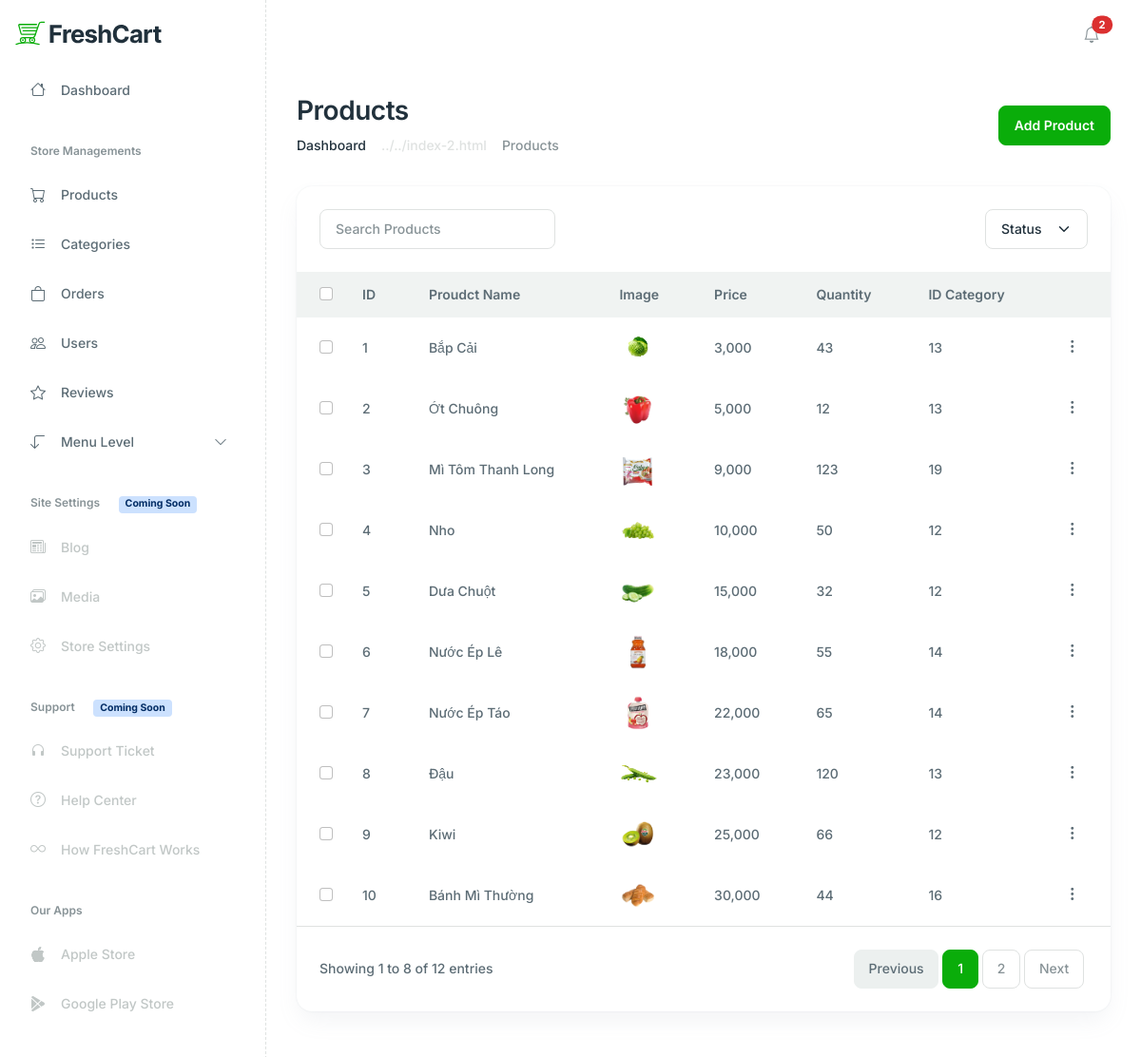
/admin/index.php?act=list_product, run on the app's committed database.
### tables this page shows
CREATE TABLE `product` (
  `id` int(11) NOT NULL,
  `name` varchar(255) NOT NULL,
  `img` varchar(255) NOT NULL,
  `price` int(11) NOT NULL,
  `quantity` int(11) NOT NULL,
  `desc` text NOT NULL,
  `id_category` int(11) NOT NULL
);

### model/pdo.php (called while the page is built, shortened)
<?php
function pdo_get_connection(){
    $servername = "localhost";
    $username = "root";
    $password = "";
    try {
        $conn = new PDO("mysql:host=$servername;dbname=freshcart", $username, $password);
        $conn->setAttribute(PDO::ATTR_ERRMODE, PDO::ERRMODE_EXCEPTION);
        return $conn;
    } catch(PDOException $e) {
        echo "Connection failed: " . $e->getMessage();
    }
}
function pdo_query($sql){
    $sql_args=array_slice(func_get_args(),1);
    try{
        $conn=pdo_get_connection();
        $stmt=$conn->prepare($sql);
        $stmt->execute($sql_args);
        $rows=$stmt->fetchAll();
        return $rows;
    }
    catch(PDOException $e){
        throw $e;
    }
    finally{
        unset($conn);
    }
}
?>

### model/product.php (called while the page is built, shortened)
<?php
    function loadall_product($key_word = "", $id_category = 0, $offset = "", $countPage = 0) {
        $sql = "SELECT p.*, c.name AS category_name
                FROM product p
                JOIN category c ON p.id_category = c.id
                WHERE 1";
        $sql .= " ORDER BY p.price ASC";
        if ($countPage > 0 && $offset >= 0) {
            $sql .= " LIMIT $offset, $countPage";
        }
        $listProduct = pdo_query($sql);
        return  $listProduct;
    }
    function loadCount($table) {
        $sql = "SELECT COUNT(*) AS total FROM $table";
        $total = pdo_query($sql);
        return $total[0]['total'];
    }
?>

### admin/product/list.php (the view, shortened to what this page needs)
<div class="main-wrapper">
    <?php
        include 'box_left.php';
    ?>
    <main class="main-content-wrapper">
        <div class="container">
            <div class="row mb-8">
                <div class="col-md-12">
                    <div class="d-md-flex justify-content-between align-items-center">
                        <div>
                            <h2>Products</h2>
                            <nav aria-label="breadcrumb">
                                <ol class="breadcrumb mb-0">
                                    <li class="breadcrumb-item"><a href="#" class="text-inherit">Dashboard</a></li>
                                    <li class="breadcrumb-item active" aria-current="page">Products</li>
                                </ol>
                            </nav>
                        </div>
                        <div>
                            <a href="index.php?act=add_product" class="btn btn-primary">Add Product</a>
                        </div>
                    </div>
                </div>
            </div>
            <div class="row">
                <div class="col-xl-12 col-12 mb-5">
                    <div class="card h-100 card-lg">
                        <div class="px-6 py-6">
                            <div class="row justify-content-between">
                                <div class="col-lg-4 col-md-6 col-12 mb-2 mb-lg-0">
                                    <form class="d-flex" role="search">
                                        <input class="form-control" type="search" placeholder="Search Products" aria-label="Search" />
                                    </form>
                                </div>
                                <div class="col-lg-2 col-md-4 col-12">
                                    <select class="form-select">
                                        <option selected>Status</option>
                                    </select>
                                </div>
                            </div>
                        </div>
                        <div class="card-body p-0">
                            <div class="table-responsive">
                                <table class="table table-centered table-hover text-nowrap table-borderless mb-0 table-with-checkbox">
                                    <thead class="bg-light">
                                        <tr>
                                            <th>
                                                <div class="form-check">
                                                    <input class="form-check-input" type="checkbox" value="" id="checkAll" />
                                                </div>
                                            </th>
                                            <th>ID</th>
                                            <th>Proudct Name</th>
                                            <th>Image</th>
                                            <th>Price</th>
                                            <th>Quantity</th>
                                            <th>ID Category</th>
                                            <th></th>
                                        </tr>
                                    </thead>
                                    <tbody>
                                        <?php
                                            foreach ($listProduct as $key => $value) {
                                                extract($value);
                                        ?>
                                        <tr>
                                            <td>
                                                <div class="form-check">
                                                    <input class="form-check-input" type="checkbox" value="" id="productOne" />
                                                </div>
                                            </td>
                                            <td><?= $key + 1?></td>
                                            <td><a href="#" class="text-reset"><?= $name ?></a></td>
                                            <td>
                                                <a href="#!"><img src="../upload/<?= $img ?>" alt="" class="icon-shape icon-md" /></a>
                                            </td>
                                            <td><?= number_format($price) ?></td>
                                            <td><?= $quantity ?></td>
                                            <td><?= $id_category ?></td>
                                            <td>
                                                <div class="dropdown">
                                                    <a href="#" class="text-reset" data-bs-toggle="dropdown" aria-expanded="false">
                                                        <i class="feather-icon icon-more-vertical fs-5"></i>
                                                    </a>
                                                </div>
                                            </td>
                                        </tr>
                                        <?php
                                            }
                                        ?>
                                    </tbody>
                                </table>
                            </div>
                        </div>
                        <div class="border-top d-md-flex justify-content-between align-items-center px-6 py-6">
                            <span>Showing 1 to 8 of 12 entries</span>
                            <nav class="mt-2 mt-md-0">
                                <ul class="pagination mb-0">
                                    <li class="page-item disabled"><a class="page-link" href="#!">Previous</a></li>
                                    <?php for ($i = 1; $i <= $totalPages; $i++) {
                                    ?>
                                        <li class="page-item"><a class="page-link <?= ($current_page == $i) ? "active" : "" ?>" href="?act=list_product&page=<?= $i ?>"><?= $i ?></a></li>
                                    <?php } ?>
                                    <li class="page-item"><a class="page-link" href="#!">Next</a></li>
                                </ul>
                            </nav>
                        </div>
                    </div>
                </div>
            </div>
        </div>
    </main>

### data on the page
product: name "Bắp Cải", img (picture), price "3,000", quantity "43", id_category "13"
product: name "Ớt Chuông", img (picture), price "5,000", quantity "12", id_category "13"
product: name "Mì Tôm Thanh Long", img (picture), price "9,000", quantity "123", id_category "19"
product: name "Nho", img (picture), price "10,000", quantity "50", id_category "12"
product: name "Dưa Chuột", img (picture), price "15,000", quantity "32", id_category "12"
product: name "Nước Ép Lê", img (picture), price "18,000", quantity "55", id_category "14"
product: name "Nước Ép Táo", img (picture), price "22,000", quantity "65", id_category "14"
product: name "Đậu", img (picture), price "23,000", quantity "120", id_category "13"
product: name "Kiwi", img (picture), price "25,000", quantity "66", id_category "12"
product: name "Bánh Mì Thường", img (picture), price "30,000", quantity "44", id_category "16"
